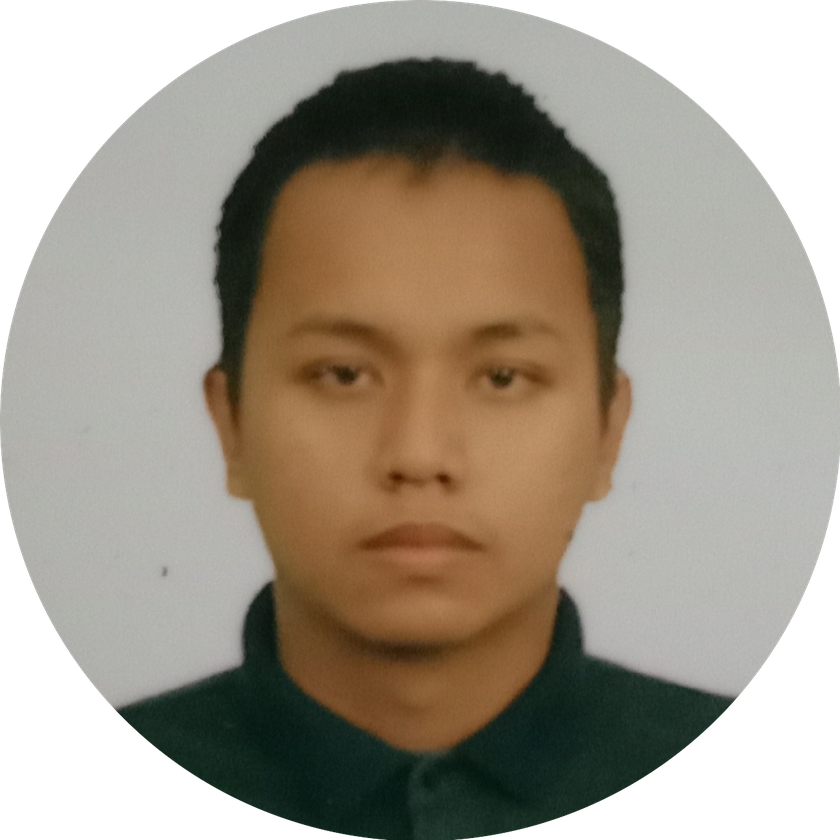
#> input picture imgs/imageedit_1_7136439565 (1).png, 840 x 840 px, shrunk from 1289 x 1289 before the run; its folder holds only this picture in this run
$ python main.py
#> lines starting #> are read from the running program, lines starting #| are printed output that depends on the picture
from PIL import Image, ImageEnhance, ImageFilter
import os

path = "./imgs" # folder for unedited images
pathOut = "./pythonProject5/editedImgs" # folder for edited images

for filename in os.listdir(path):
    img = Image.open(f"{path}/{filename}")
#> img is the input picture: PIL image 840x840 RGBA; mean R, G, B, A 108.6, 100, 86.5, 200.8

    # sharpening, BW
    edit = img.filter(ImageFilter.SHARPEN).convert('L').rotate(-90)
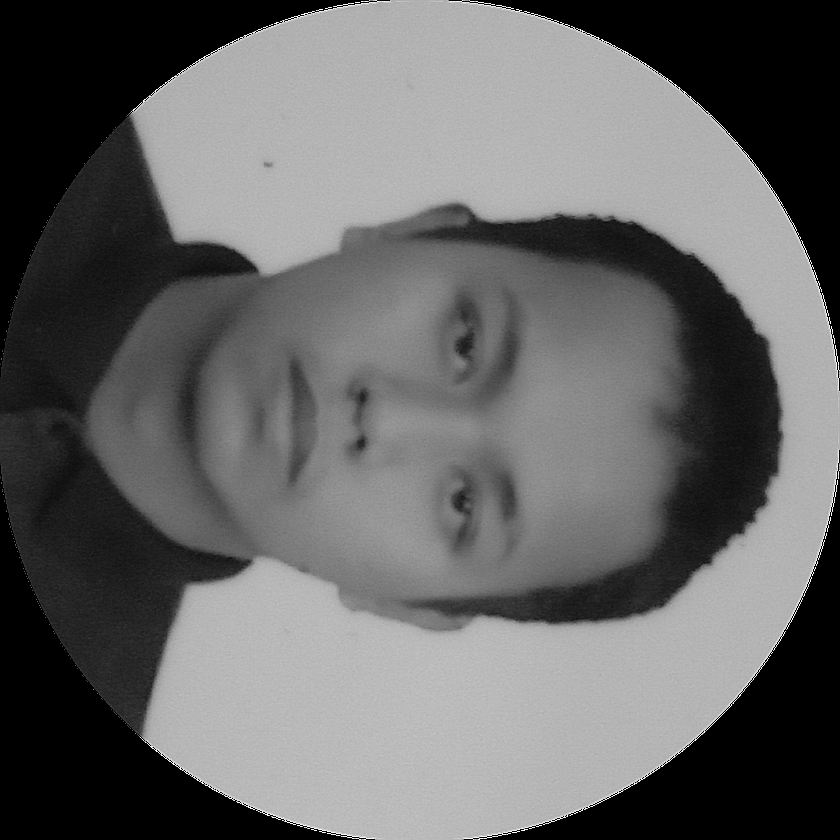
#> edit: PIL image 840x840 L; min 0, max 255, mean 101.3

    # contrast
    factor = 1.5
    enhancer = ImageEnhance.Contrast(edit)
    edit = enhancer.enhance(factor)
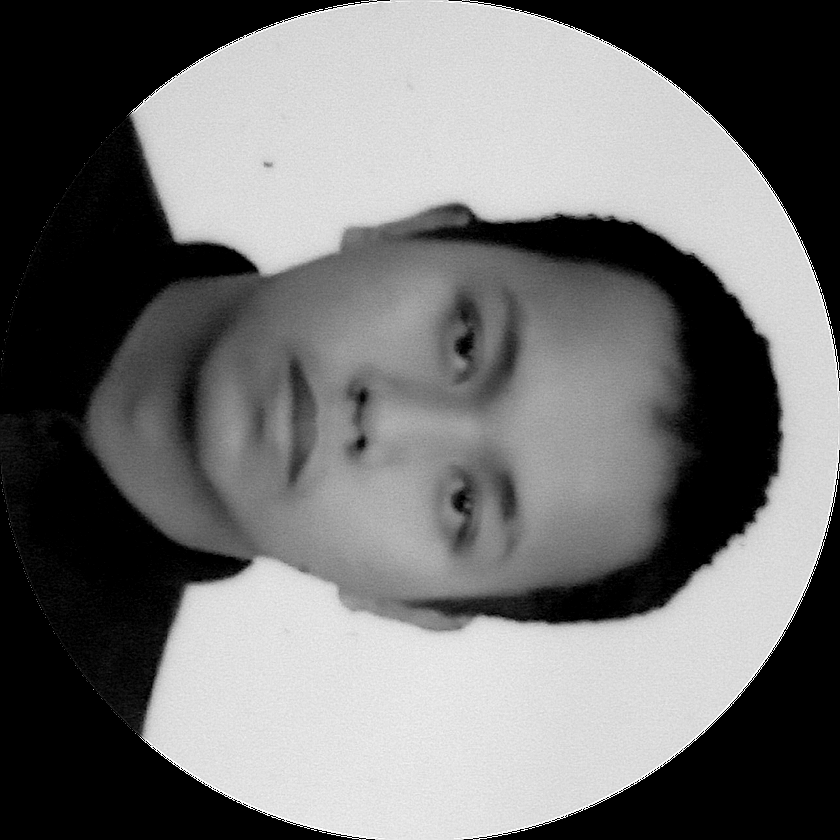
#> edit: PIL image 840x840 L; min 0, max 255, mean 112.7


    clean_name = os.path.splitext(filename)[0]

    edit.save(f'.{pathOut}/{clean_name}_edited.jpg')
